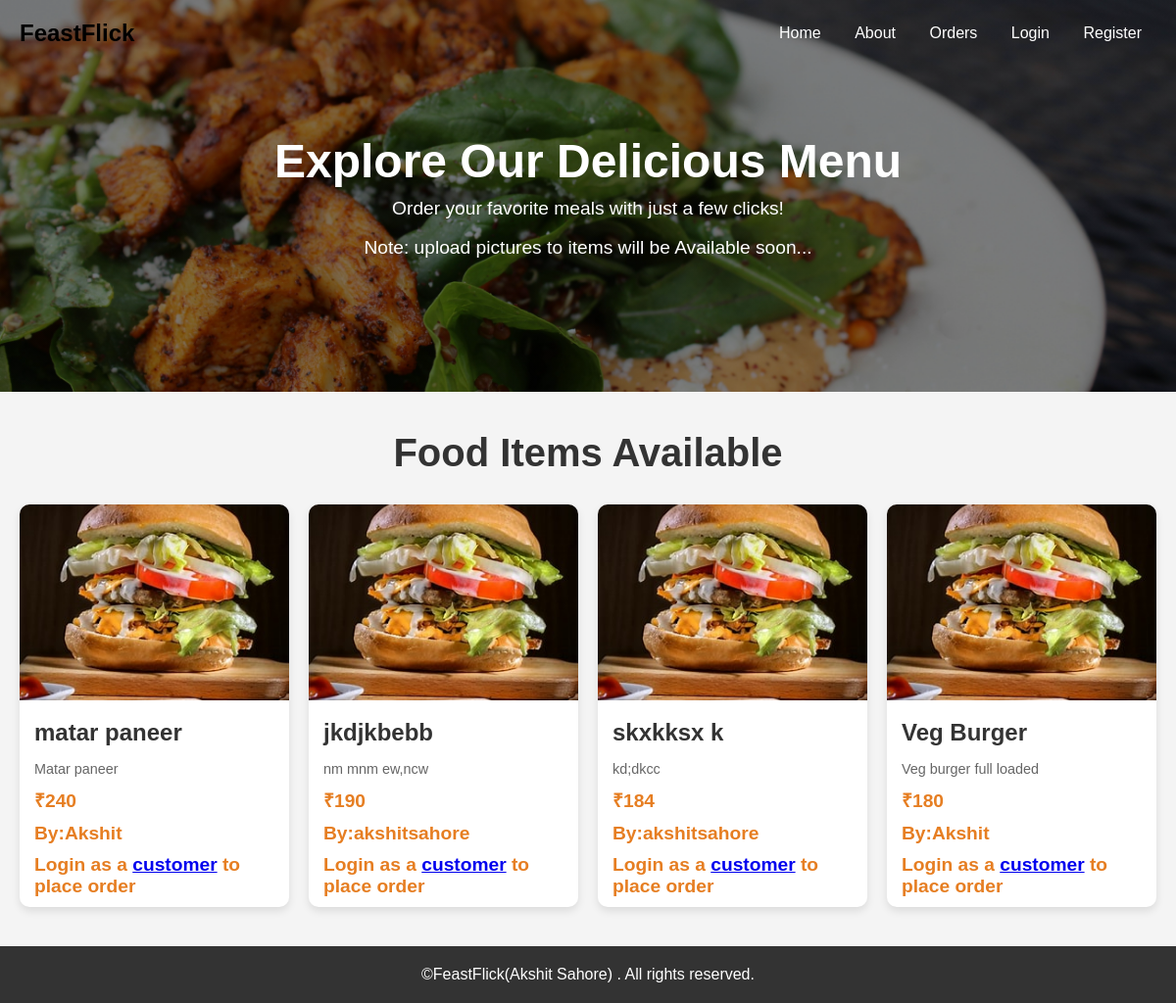
/orders/, run on an earlier commit of the app's database.
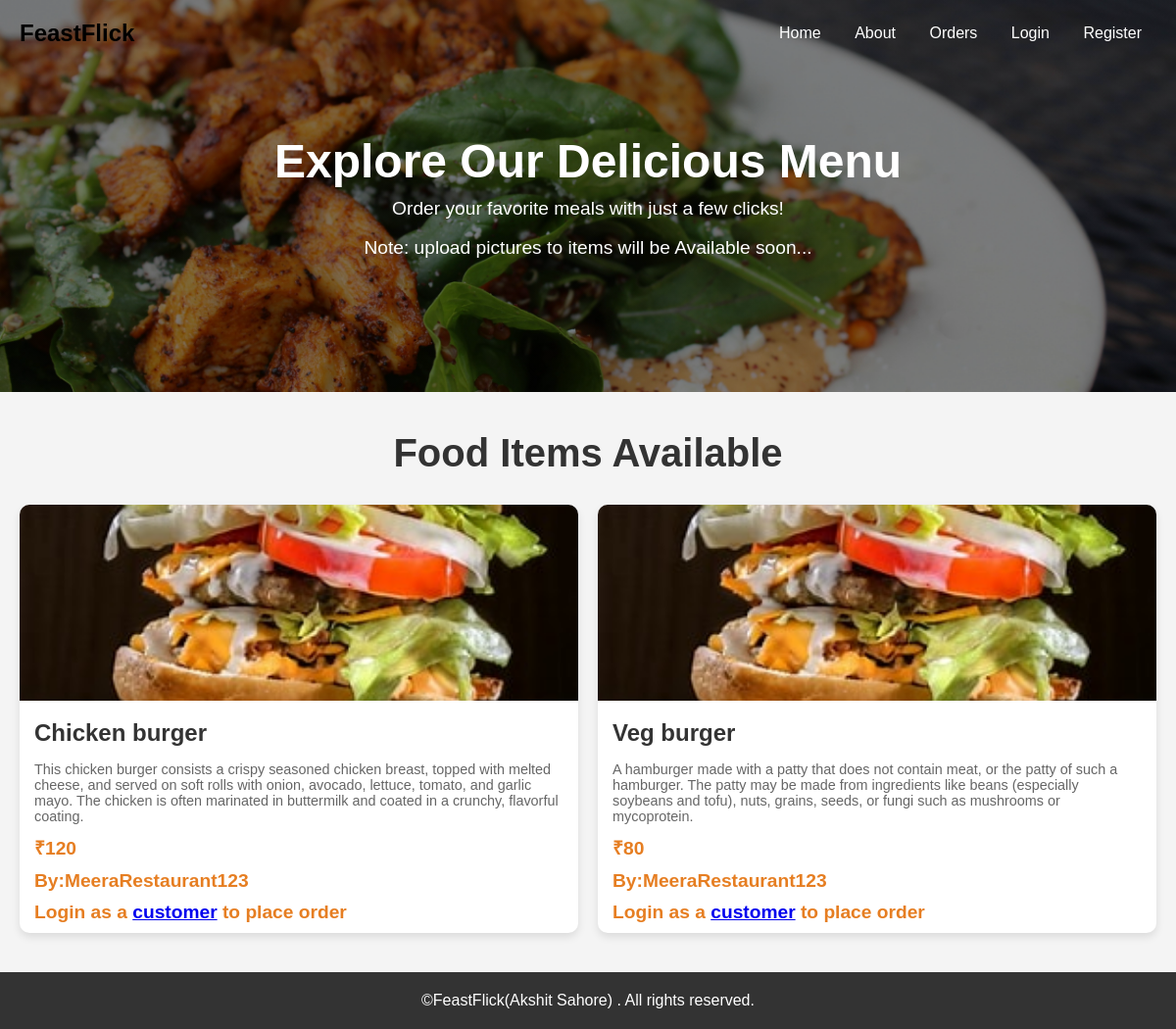
And on a later commit of the database.
### Orders/models.py (models this page shows, shortened)
class orders(models.Model):
    restaurant=models.ForeignKey(User, on_delete=models.CASCADE,default=True)
    item=models.CharField(max_length=50)
    body=models.TextField()
    price=models.IntegerField()

### Orders/views.py (the view)
# urls.py: path('',views.order_list,name="order_list"),
def order_list(request):
    order=orders.objects.all().order_by('-price')
    return render(request,'order_list.html',{'order':order})

### Orders/templates/order_list.html (shortened to what this page needs)
{% extends "layout.html" %}
{%load static%}
{%block content %}
<header class="hero">
    <h1>Explore Our Delicious Menu</h1>
    <p>Order your favorite meals with just a few clicks!</p>
    <br>
    <p>Note: upload pictures to items will be Available soon...</p>
</header>
<section class="menu-container">
    <h2>Food Items Available</h2>
    <div class="menu-grid">
        {%for od in order%}
        <div class="menu-item">
            <img src="{%static 'orders_main.jpeg'%}" alt="Margherita Pizza">
            <h3>{{od.item}}</h3>
            <p>{{od.body}}</p>
            <span class="price">₹{{od.price}}</span>
            <span class="price">By:{{od.restaurant}}</span>
            {%if not user.is_staff and not user.is_superuser and user.is_authenticated%}
            <form action="{% url 'orders:place_order' od.id %}" method="post">
              {% csrf_token %}
            <button type="submit" class="order-btn">Add to Cart</button>
            </form>
            {%else%}
            <span class="price">Login as a <a href="/user/customer/login">customer</a> to place order</span>
            {%endif%}
        </div>
         {% endfor %}
    </div>
</section>
<footer>
    <p>&copy;FeastFlick(Akshit Sahore) . All rights reserved.</p>
</footer>
{%endblock%}

What changed in the data, as far as the page shows it:
removed orders: item "matar paneer", body "Matar paneer", price "240", restaurant "Akshit"
removed orders: item "jkdjkbebb", body "nm mnm ew,ncw", price "190", restaurant "akshitsahore"
removed orders: item "skxkksx k", body "kd;dkcc", price "184", restaurant "akshitsahore"
removed orders: item "Veg Burger", body "Veg burger full loaded", price "180", restaurant "Akshit"
added orders: item "Chicken burger", body "This chicken burger consists a crispy seasoned chicken breast, topped with melted cheese, and served on soft rolls with onion, avocado, lettuce, tomato, and garlic mayo. The chicken is often marinated in buttermilk and coated in a crunchy, flavorful coating.", price "120", restaurant "MeeraRestaurant123"
added orders: item "Veg burger", body "A hamburger made with a patty that does not contain meat, or the patty of such a hamburger. The patty may be made from ingredients like beans (especially soybeans and tofu), nuts, grains, seeds, or fungi such as mushrooms or mycoprotein.", price "80", restaurant "MeeraRestaurant123"
